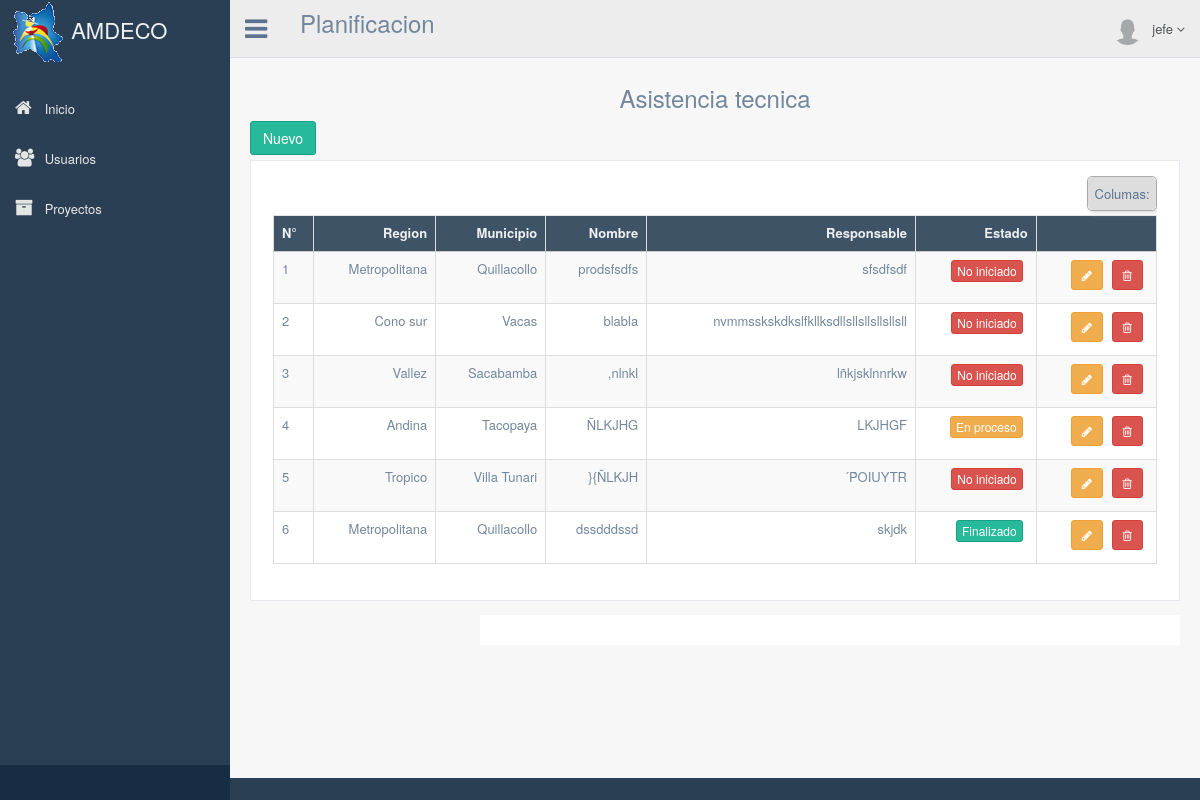
/lista_asistencia/ (signed in), run on the app's committed database.
### apps/users/models.py (models this page shows, shortened)
class User(AbstractBaseUser, PermissionsMixin):
    username = models.CharField(max_length=100, unique=True)
    email = models.EmailField()
    nombre = models.CharField(max_length=200)
    p_apellido = models.CharField(max_length=100)
    s_apellido = models.CharField(max_length=100)
    direccion = models.CharField(max_length=100)
    telefono = models.IntegerField(null=True, blank=True)
    area = models.CharField(max_length=100)
    objects = UserManager()
    is_active = models.BooleanField(default=True)
    is_staff = models.BooleanField(default=False)
    USERNAME_FIELD = 'username'
    REQUIRED_FIELDS = ['email']

### apps/finanzas/models.py (models this page shows, shortened)
class Asistencia(models.Model):
	nombre = models.CharField(max_length=200)
	region = models.CharField(max_length=200)
	municipio = models.CharField(max_length=200)
	responsable = models.CharField(max_length=200)
	fecha_inicio = models.DateField(null=True, blank=True)
	fecha_conclucion = models.DateField(null=True, blank=True)
	objetivo = models.CharField(max_length=200)
	estado = models.CharField(max_length=200, null=True, blank=True)

### apps/finanzas/views.py (the view)
# urls.py: url(r'^lista_asistencia/$', 'apps.finanzas.views.listadoAsistencia', name='lista_asistencia'),
def listadoAsistencia(request):
    print request.user.pk
    asistencia = Asistencia.objects.all()
    variables = RequestContext(request, {'asistencia': asistencia})
    return render_to_response('finanzas/listado_asistencia.html', variables)

### templates/finanzas/listado_asistencia.html (shortened to what this page needs)
{% extends "base.html" %}
{% block contenido %}
{% load permission_tags %}
        <div class="right_col" role="main">
          <div class="">
            <div class="page-title">
            </div>
            <h3 style="text-align: center;">Asistencia tecnica</h3>
            <div class="row">
              <div class="col-md-12 col-sm-12 col-xs-12">
              {% if user|has_role:'jefe_area' %}
              <a href="/crear_asistencia" class="btn btn-success">Nuevo</a>
              {% endif %}
                <div class="x_panel">
                  <div class="x_content">
                    <div class="table-responsive">
                      <table id="" class="table table-striped table-bordered jambo_table mediaTable" cellspacing="0" width="100%">
                        <thead>
                          <tr>
                            <th class="essential persist">N°</th>
                            <th class="oculto">Region</th>
                            <th>Municipio</th>
                            <th>Nombre</th>
                            <th>Responsable</th>
                            <th>Estado</th>
                            <th class="essential persist"></th>
                          </tr>
                        </thead>
                        <tbody>
                          {% for convenios in asistencia %}
                              <tr>
                                <td>{{forloop.counter}}</td>
                                <td>
                                  {% if convenios.region == '1' %}
                                    Metropolitana
                                  {% endif %}
                                  {% if convenios.region == '2' %}
                                    Vallez
                                  {% endif %}
                                  {% if convenios.region == '3' %}
                                    Tropico
                                  {% endif %}
                                  {% if convenios.region == '4' %}
                                    Cono sur
                                  {% endif %}
                                  {% if convenios.region == '5' %}
                                    Andina
                                  {% endif %}
                                </td>
                                <td>{{ convenios.municipio}}</td>
                                <td>{{ convenios.nombre}}</td>
                                <td>{{ convenios.responsable}}</td>
                                <td>
                                  {% if convenios.estado == 'No iniciado' %}
                                    <button type="button" class="btn btn-danger btn-xs">{{ convenios.estado}}</button>
                                  {% endif %}
                                  {% if convenios.estado == 'En proceso' %}
                                    <button type="button" class="btn btn-warning btn-xs">{{ convenios.estado}}</button>
                                  {% endif %}
                                  {% if convenios.estado == 'Finalizado' %}
                                    <button type="button" class="btn btn-success btn-xs">{{ convenios.estado}}</button>
                                  {% endif %}
                                </td>
                                <td>
                                  {% if user|has_role:'jefe_area' %}
                                  <a href="/editar_asistencia/{{convenios.pk}}" class="btn btn-warning btn-sm" data-toggle="tooltip" data-original-title="Editar" ><i class="fa fa-pencil"></i></a>
                                  {%endif%}
                                  {% if user|has_role:'jefe_area' %}
                                  <a  class="btn btn-danger btn-sm" data-toggle="modal" data-original-title="Eliminar"  data-target=".modal-{{ convenios.pk}}"><i class="fa fa-trash-o"></i> </a>
                                  {%endif%}
                                </td>
                              </tr>
                          {% endfor %}
                        </tbody>
                      </table>
                    </div>
                  </div>
              </div>
            </div>
          </div>
        </div>
{% endblock %}

### templates/base.html (shortened to what this page needs)
{% load staticfiles %}
<!DOCTYPE html>
<html lang="en">
  <head>
	<link rel="stylesheet" type="text/css" href="{% static "css/bootstrap.min.css"%}">
	<link rel="stylesheet" type="text/css" href="{% static "font-awesome/css/font-awesome.min.css"%}">
	<link rel="stylesheet" type="text/css" href="{% static "css/nprogress.css"%}">
	<link rel="stylesheet" type="text/css" href="{% static "css/green.css"%}">
  <link rel="stylesheet" type="text/css" href="{% static "css/select2.min.css"%}">
	<link rel="stylesheet" type="text/css" href="{% static "css/bootstrap-progressbar-3.3.4.min.css"%}">
  <link rel="stylesheet" type="text/css" href="{% static "css/ion.rangeSlider.css"%}">
  <link rel="stylesheet" type="text/css" href="{% static "css/ion.rangeSlider.skinFlat.css"%}">
	<link rel="stylesheet" type="text/css" href="{% static "css/jqvmap.min.css"%}">
	<link rel="stylesheet" type="text/css" href="{% static "css/custom.min.css"%}">
  <link rel="stylesheet" type="text/css" href="{% static "css/jquery.mediaTable.css"%}">
  </head>
  <body class="nav-md">
    <div class="container body">
      <div class="main_container">
        <div class="col-md-3 left_col">
          <div class="left_col scroll-view">
            <div class="navbar nav_title" style="border: 0;">
              <a href="/" class="site_title"><img src="{% static "images/mapa.png"%}" alt="..." class=""> <span>AMDECO</span></a>
            </div>
            <br />
            {% load permission_tags %}
            <div id="sidebar-menu" class="main_menu_side hidden-print main_menu">
              <div class="menu_section">
                <ul class="nav side-menu">
                  <li><a href="/"><i class="fa fa-home"></i> Inicio</a>
                  </li>
                  {% if user|has_role:'admin_sistema' %}
                  <li><a href="/lista_usuarios"><i class="fa fa-group"></i> Usuarios</a>
                  {% endif %}
                  {% if user.area == 'Planificacion' %}
                  <li><a href="/lista_proyectos"><i class="fa fa-archive"></i> Proyectos </a>
                  </li>
                  {% endif %}
                </ul>
              </div>
            </div>
            <div class="sidebar-footer hidden-small">
              <a data-toggle="tooltip" data-placement="top" title="Settings">
                <span class="glyphicon glyphicon-cog" aria-hidden="true"></span>
              </a>
              <a data-toggle="tooltip" data-placement="top" title="FullScreen">
                <span class="glyphicon glyphicon-fullscreen" aria-hidden="true"></span>
              </a>
              <a data-toggle="tooltip" data-placement="top" title="Lock">
                <span class="glyphicon glyphicon-eye-close" aria-hidden="true"></span>
              </a>
              <a data-toggle="tooltip" data-placement="top" title="Logout" >
                <span class="glyphicon glyphicon-off" aria-hidden="true"></span>
              </a>
            </div>
          </div>
        </div>
        <div class="top_nav">
          <div class="nav_menu">
            <nav>
              <div class="nav toggle">
                <a id="menu_toggle"><i class="fa fa-bars"></i></a>
              </div>
              <div class="nav navbar-nav">
                <h3>
                  {% if user.area %}
                    {{user.area}}
                  {% else %}
                    Administrador
                  {% endif %}
                </h3>
              </div>
              <ul class="nav navbar-nav navbar-right">
                <li class="">
                  <a href="javascript:;" class="user-profile dropdown-toggle" data-toggle="dropdown" aria-expanded="false">
                    <img src="{% static "images/user.png"%}" alt="..." >{{user.username}}
                    <span class=" fa fa-angle-down"></span>
                  </a>
                </li>
              </ul>
            </nav>
          </div>
        </div>
       	{% block contenido %}
       	{% endblock %}
        <footer>
        </footer>
      </div>
    </div>
  </body>
</html>

### templates/base.html (style rules this page uses)
.site_title { height: 62px; }

### data on the page
User: area "Planificacion", username "jefe"
Asistencia: region "Metropolitana", municipio "Quillacollo", nombre "prodsfsdfs", responsable "sfsdfsdf", estado "No iniciado"
Asistencia: region "Cono sur", municipio "Vacas", nombre "blabla", responsable "nvmmsskskdkslfkllksdllsllsllsllsllsll", estado "No iniciado"
Asistencia: region "Vallez", municipio "Sacabamba", nombre ",nlnkl", responsable "lñkjsklnnrkw", estado "No iniciado"
Asistencia: region "Andina", municipio "Tacopaya", nombre "ÑLKJHG", responsable "LKJHGF", estado "En proceso"
Asistencia: region "Tropico", municipio "Villa Tunari", nombre "}{ÑLKJH", responsable "´ṔOIUYTR", estado "No iniciado"
Asistencia: region "Metropolitana", municipio "Quillacollo", nombre "dssdddssd", responsable "skjdk", estado "Finalizado"
